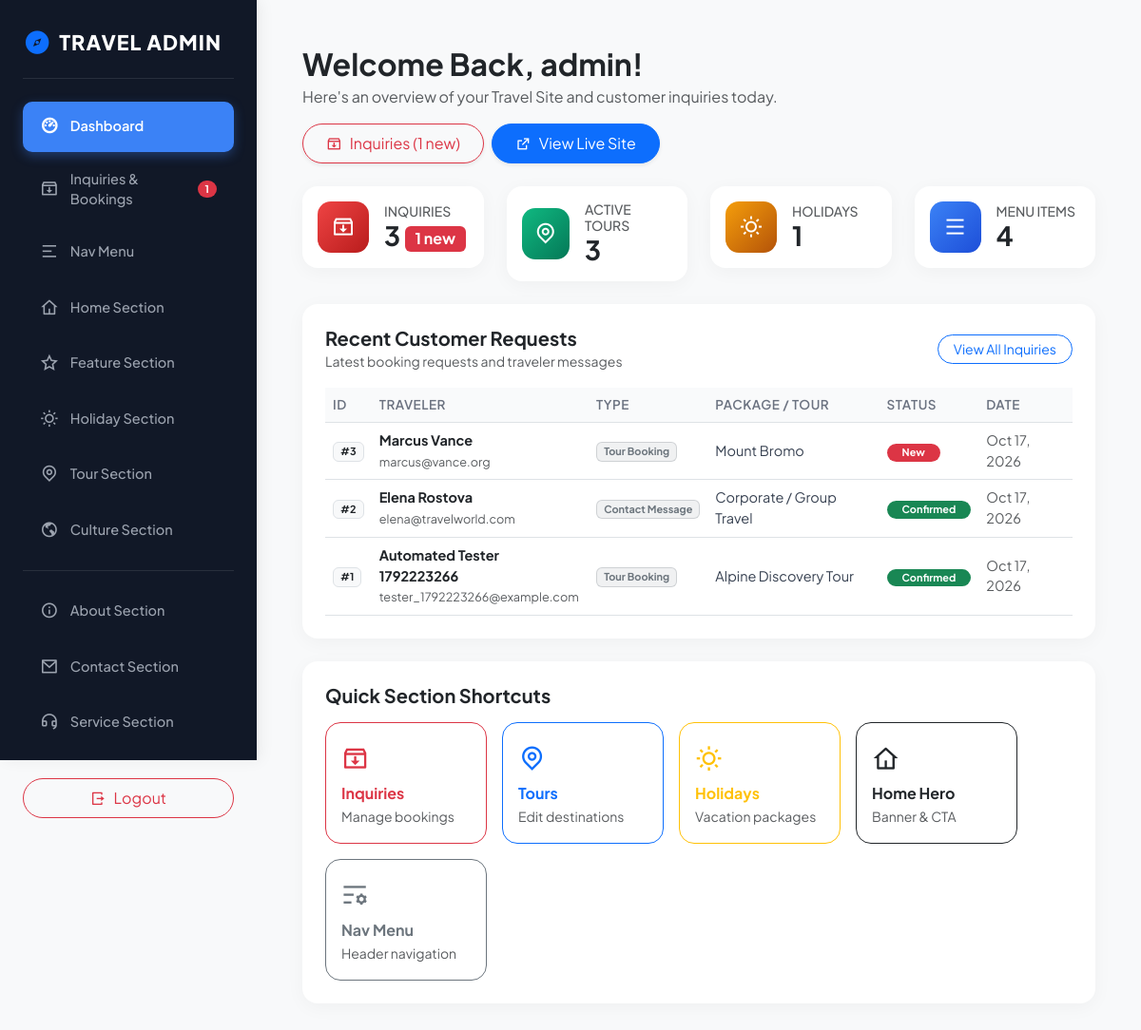
Screenshot of /admin/dashboard.php (signed in) with the database file from the repository.
### tables this page shows
CREATE TABLE `inquiries` (
  `id` int NOT NULL AUTO_INCREMENT,
  `type` varchar(50) NOT NULL DEFAULT 'Inquiry',
  `name` varchar(150) NOT NULL,
  `email` varchar(150) NOT NULL,
  `phone` varchar(50) DEFAULT NULL,
  `tour_name` varchar(255) DEFAULT NULL,
  `travelers` int DEFAULT '1',
  `travel_date` varchar(50) DEFAULT NULL,
  `message` text,
  `status` varchar(50) NOT NULL DEFAULT 'New',
  `created_at` datetime NOT NULL DEFAULT CURRENT_TIMESTAMP,
  PRIMARY KEY (`id`)
);

### admin/dashboard.php (the view, shortened to what this page needs)
<?php
include("inc/conn.php");
include("inc/header.php");
$menuCount = mysqli_num_rows(mysqli_query($conn, "SELECT id FROM menu"));
$tourCount = mysqli_num_rows(mysqli_query($conn, "SELECT id FROM tour"));
$holidayCount = mysqli_num_rows(mysqli_query($conn, "SELECT id FROM holiday"));
$inquiryCount = mysqli_num_rows(mysqli_query($conn, "SELECT id FROM inquiries"));
$newInquiryCount = mysqli_num_rows(mysqli_query($conn, "SELECT id FROM inquiries WHERE status = 'New'"));
?>
<div class="content w-100">
    <div class="d-flex justify-content-between align-items-center mb-4 flex-wrap gap-3">
        <div>
            <h2 class="fw-bold text-dark mb-1">Welcome Back, <?php echo htmlspecialchars($_SESSION['user']); ?>!</h2>
            <p class="text-muted mb-0">Here's an overview of your Travel Site and customer inquiries today.</p>
        </div>
        <div class="d-flex gap-2">
            <a href="inquiries.php" class="btn btn-outline-danger px-4 py-2 rounded-pill shadow-sm d-flex align-items-center gap-2">
                <i class="ri-inbox-archive-line"></i> Inquiries (<?php echo $newInquiryCount; ?> new)
            </a>
            <a href="../index.php" target="_blank" class="btn btn-primary px-4 py-2 rounded-pill shadow-sm d-flex align-items-center gap-2">
                <i class="ri-external-link-line"></i> View Live Site
            </a>
        </div>
    </div>
    <div class="row g-4 mb-4">
        <div class="col-sm-6 col-lg-3">
            <div class="card dashboard-card p-3">
                <div class="d-flex align-items-center">
                    <div class="icon-box bg-gradient-danger me-3">
                        <i class="ri-inbox-archive-line"></i>
                    </div>
                    <div>
                        <h6 class="text-muted small text-uppercase mb-0">Inquiries</h6>
                        <h3 class="fw-bold mb-0 text-dark"><?php echo $inquiryCount; ?> <span class="badge bg-danger fs-6 align-middle"><?php echo $newInquiryCount; ?> new</span></h3>
                    </div>
                </div>
            </div>
        </div>
        <div class="col-sm-6 col-lg-3">
            <div class="card dashboard-card p-3">
                <div class="d-flex align-items-center">
                    <div class="icon-box bg-gradient-success me-3">
                        <i class="ri-map-pin-line"></i>
                    </div>
                    <div>
                        <h6 class="text-muted small text-uppercase mb-0">Active Tours</h6>
                        <h3 class="fw-bold mb-0 text-dark"><?php echo $tourCount; ?></h3>
                    </div>
                </div>
            </div>
        </div>
        <div class="col-sm-6 col-lg-3">
            <div class="card dashboard-card p-3">
                <div class="d-flex align-items-center">
                    <div class="icon-box bg-gradient-warning me-3">
                        <i class="ri-sun-line"></i>
                    </div>
                    <div>
                        <h6 class="text-muted small text-uppercase mb-0">Holidays</h6>
                        <h3 class="fw-bold mb-0 text-dark"><?php echo $holidayCount; ?></h3>
                    </div>
                </div>
            </div>
        </div>
        <div class="col-sm-6 col-lg-3">
            <div class="card dashboard-card p-3">
                <div class="d-flex align-items-center">
                    <div class="icon-box bg-gradient-primary me-3">
                        <i class="ri-menu-line"></i>
                    </div>
                    <div>
                        <h6 class="text-muted small text-uppercase mb-0">Menu Items</h6>
                        <h3 class="fw-bold mb-0 text-dark"><?php echo $menuCount; ?></h3>
                    </div>
                </div>
            </div>
        </div>
    </div>
    <div class="card admin-card p-4 mb-4">
        <div class="d-flex justify-content-between align-items-center mb-3">
            <div>
                <h5 class="fw-bold text-dark mb-0">Recent Customer Requests</h5>
                <small class="text-muted">Latest booking requests and traveler messages</small>
            </div>
            <a href="inquiries.php" class="btn btn-sm btn-outline-primary rounded-pill px-3">View All Inquiries</a>
        </div>
        <div class="table-responsive">
            <table class="table table-hover align-middle mb-0">
                <thead>
                    <tr>
                        <th>ID</th>
                        <th>Traveler</th>
                        <th>Type</th>
                        <th>Package / Tour</th>
                        <th>Status</th>
                        <th>Date</th>
                    </tr>
                </thead>
                <tbody>
                    <?php
                    $recentInq = mysqli_query($conn, "SELECT * FROM inquiries ORDER BY id DESC LIMIT 5");
                    if ($recentInq && mysqli_num_rows($recentInq) > 0) {
                        while ($r = mysqli_fetch_assoc($recentInq)) {
                            $rStatus = $r['status'];
                            $badgeClass = ($rStatus == 'New') ? 'bg-danger' : (($rStatus == 'Confirmed') ? 'bg-success' : 'bg-warning text-dark');
                            echo "<tr>
                                <td><span class='badge bg-light text-dark border'>#{$r['id']}</span></td>
                                <td><strong class='text-dark'>" . htmlspecialchars($r['name']) . "</strong><br><small class='text-muted'>" . htmlspecialchars($r['email']) . "</small></td>
                                <td><span class='badge bg-secondary bg-opacity-10 text-secondary border border-secondary border-opacity-25'>" . htmlspecialchars($r['type']) . "</span></td>
                                <td>" . htmlspecialchars($r['tour_name'] ?? 'General') . "</td>
                                <td><span class='badge {$badgeClass} rounded-pill px-3 py-1'>{$rStatus}</span></td>
                                <td class='text-muted small'>" . date("M d, Y", strtotime($r['created_at'])) . "</td>
                            </tr>";
                        }
                    } else {
                        echo "<tr><td colspan='6' class='text-center py-4 text-muted'>No customer inquiries received yet.</td></tr>";
                    }
                    ?>
                </tbody>
            </table>
        </div>
    </div>
    <div class="card admin-card p-4">
        <h5 class="fw-bold text-dark mb-3">Quick Section Shortcuts</h5>
        <div class="d-flex gap-3 flex-wrap">
            <a href="inquiries.php" class="btn btn-outline-danger p-3 rounded-4 text-start" style="min-width: 170px;">
                <i class="ri-inbox-archive-line d-block mb-1 fs-3"></i>
                <strong>Inquiries</strong><br><small class="text-muted">Manage bookings</small>
            </a>
            <a href="tour.php" class="btn btn-outline-primary p-3 rounded-4 text-start" style="min-width: 170px;">
                <i class="ri-map-pin-line d-block mb-1 fs-3"></i>
                <strong>Tours</strong><br><small class="text-muted">Edit destinations</small>
            </a>
            <a href="holiday.php" class="btn btn-outline-warning p-3 rounded-4 text-start" style="min-width: 170px;">
                <i class="ri-sun-line d-block mb-1 fs-3"></i>
                <strong>Holidays</strong><br><small class="text-muted">Vacation packages</small>
            </a>
            <a href="home.php" class="btn btn-outline-dark p-3 rounded-4 text-start" style="min-width: 170px;">
                <i class="ri-home-4-line d-block mb-1 fs-3"></i>
                <strong>Home Hero</strong><br><small class="text-muted">Banner & CTA</small>
            </a>
            <a href="menu.php" class="btn btn-outline-secondary p-3 rounded-4 text-start" style="min-width: 170px;">
                <i class="ri-list-settings-line d-block mb-1 fs-3"></i>
                <strong>Nav Menu</strong><br><small class="text-muted">Header navigation</small>
            </a>
        </div>
    </div>
</div>
<?php include("inc/footer.php"); ?>

### admin/inc/header.php (style rules this page uses)
body { font-family: 'Plus Jakarta Sans', sans-serif; background-color: #f8f9fa; }
.admin-card { background: #fff; border-radius: 16px; border: none; box-shadow: 0 4px 20px rgba(0,0,0,0.04); }
.table th { font-weight: 600; font-size: 13.5px; color: #6b7280; text-transform: uppercase; letter-spacing: 0.5px; background: #f9fafb; }
.table td { vertical-align: middle; font-size: 14.5px; color: #374151; }

### admin/dashboard.php (style rules this page uses)
.dashboard-card { border: none; border-radius: 16px; transition: transform 0.3s ease, box-shadow 0.3s ease; box-shadow: 0 4px 20px rgba(0,0,0,0.04); background: #fff; }
.icon-box { width: 54px; height: 54px; display: flex; align-items: center; justify-content: center; border-radius: 14px; font-size: 24px; }
.bg-gradient-primary { background: linear-gradient(135deg, #3b82f6, #1d4ed8); color: white; }
.bg-gradient-success { background: linear-gradient(135deg, #10b981, #047857); color: white; }
.bg-gradient-warning { background: linear-gradient(135deg, #f59e0b, #b45309); color: white; }
.bg-gradient-danger { background: linear-gradient(135deg, #ef4444, #b91c1c); color: white; }

### rows the page displays
inquiries: id "3", name "Marcus Vance", email "marcus@vance.org", type "Tour Booking", tour_name "Mount Bromo", status "New", created_at "Oct 17, 2026"
inquiries: id "2", name "Elena Rostova", email "elena@travelworld.com", type "Contact Message", tour_name "Corporate / Group Travel", status "Confirmed", created_at "Oct 17, 2026"
inquiries: id "1", name "Automated Tester 1792223266", email "tester_1792223266@example.com", type "Tour Booking", tour_name "Alpine Discovery Tour", status "Confirmed", created_at "Oct 17, 2026"

### other values shown
$newInqCount "1"
$_SESSION['user'] "admin"
$newInquiryCount "1"
$inquiryCount "3"
$tourCount "3"
$holidayCount "1"
$menuCount "4"
